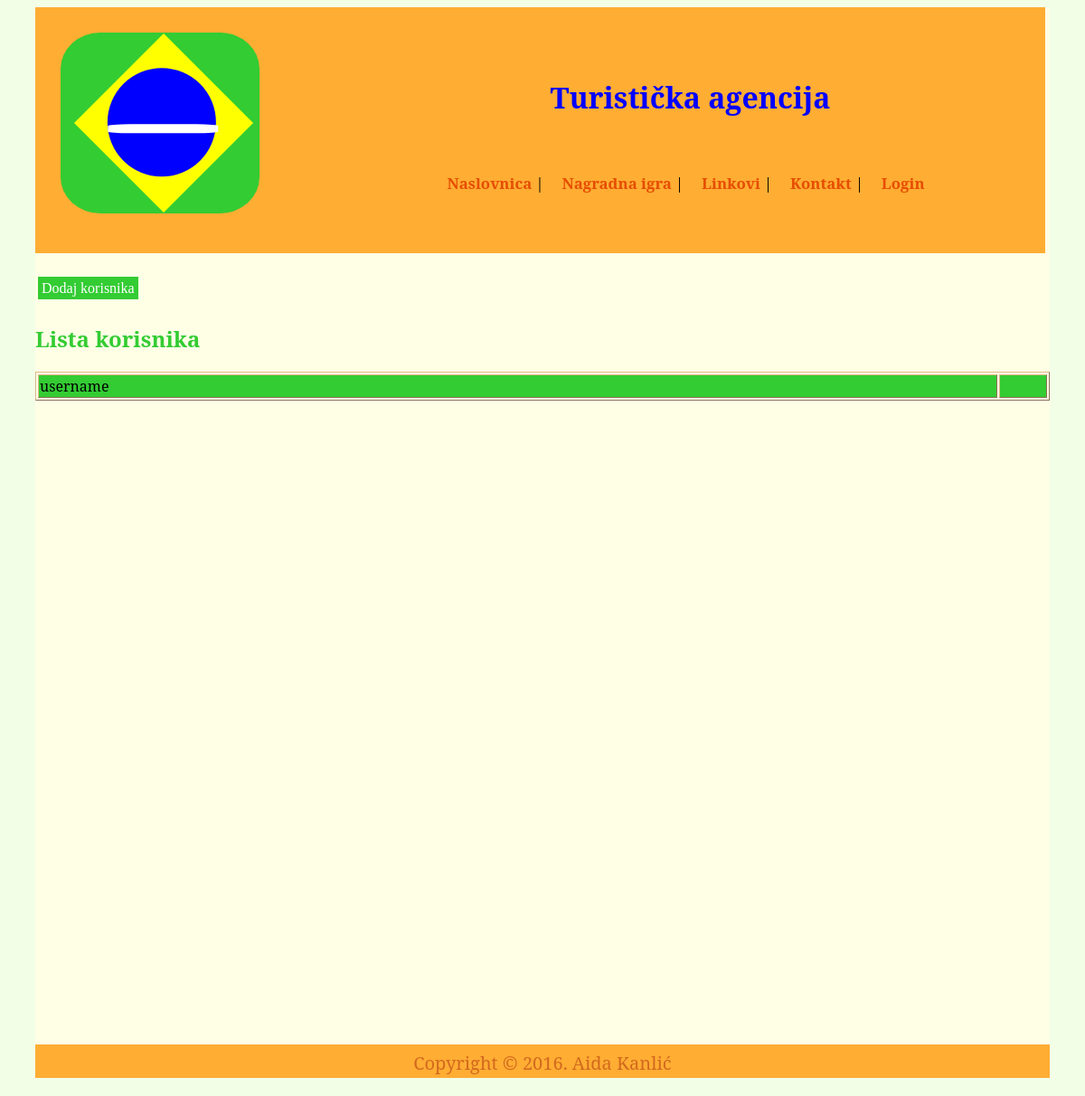
The app's page /admin.php, older data.
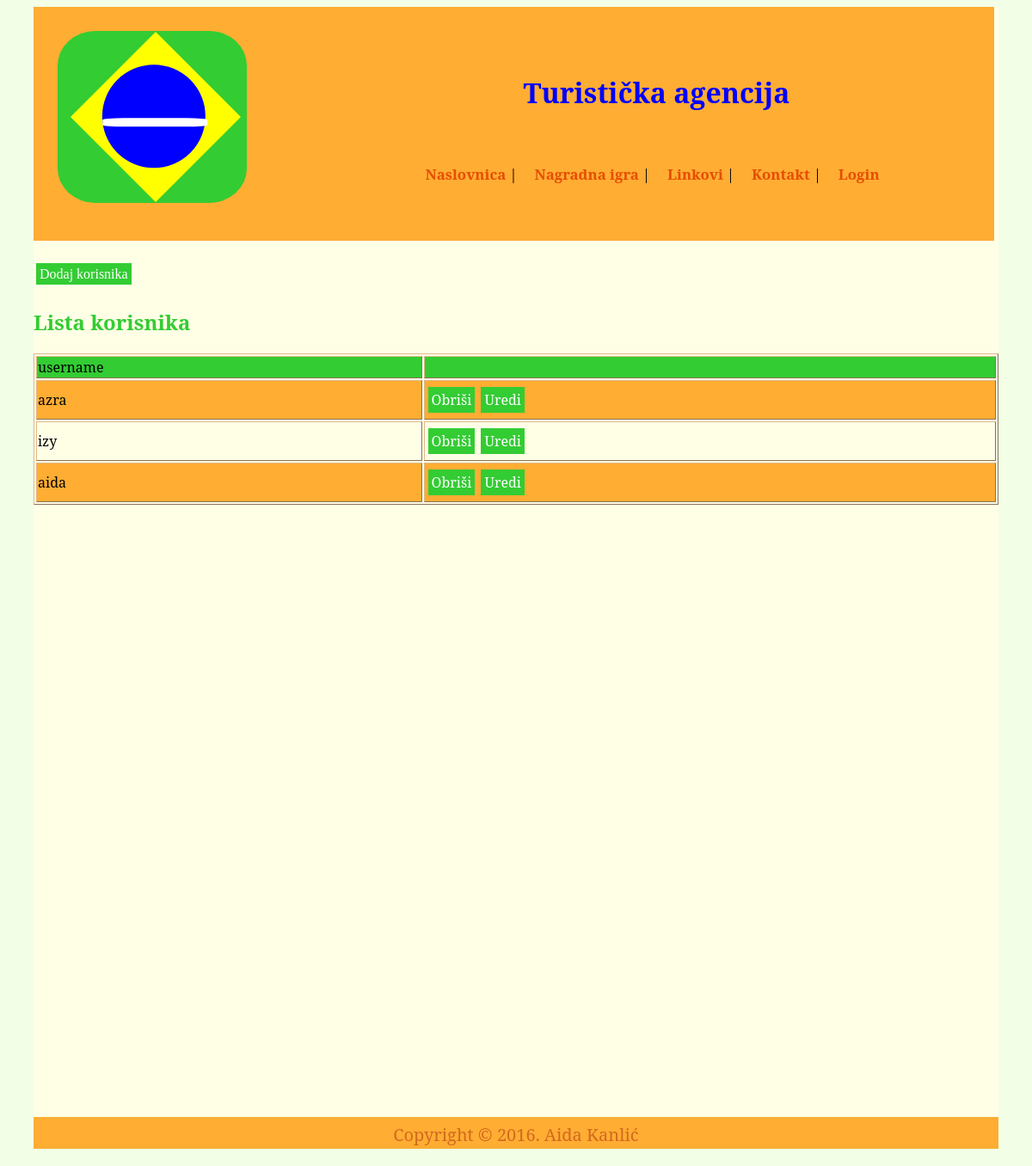
The same page, newer data.
### tables this page shows
CREATE TABLE IF NOT EXISTS `korisnici` (
  `id` int(11) NOT NULL AUTO_INCREMENT,
  `username` varchar(45) NOT NULL,
  `password` char(32) NOT NULL,
  PRIMARY KEY (`id`)
);

### admin.php (the view, shortened to what this page needs)
<?php
	$postoji = isset($_SESSION['valid']) ? true : false;
	$admin = isset($_SESSION['admin']) ? true : false;
	$dodaj = isset($_GET['dodaj']) ? true : false;
	$dsn = 'mysql:dbname=wtbaza;host=127.0.0.1';
    $user = 'root';
    $password = '';
    try{
        $konekcija = new PDO($dsn, $user, $password);
     } catch (PDOException $e) {
          echo 'Konekcija nije uspjela: ' . $e->getMessage();
        }
    $konekcija->exec("set names utf8");
?>
<!DOCTYPE html>
<html>
<head>
  <link rel="stylesheet" type="text/css" href="Stil.css">
</head>
<body>
<div id="okvir">
	<div id="zaglavlje">
		<div class="wrap">
  			<div class="logoWrap"></div>
		</div>
		<h1>Turistička agencija</h1>
		<div id="meni">
			<ul>
				<li><a href="index.php">Naslovnica</a> |</li>
				<li><a href="Nagradna.php">Nagradna igra</a> |</li>
				<li><a href="Linkovi.php">Linkovi</a> |</li>
				<li><a href="Kontakt.php">Kontakt</a> |</li>
				<?php if($postoji){
				echo "<li><a href='Login.php'>Uredi profil</a> |</li>" .
					 "<li><a href='index.php?autor=".$_SESSION['id'] ."'>Moje novosti <div id='notifikacija'></div></a> |</li>".
					 "<li><a href='unesiNovost.php'>Unesi novost</a> |</li>";
				if($admin)
					echo "<li><a href='admin.php'>Admin</a> |</li>";
				echo "<li><a href='index.php' onclick='odjaviSe()'>Odjavi se</a> </li>";
				}
				else echo "<li><a href='Login.php'>Login</a> </li>";
				?>
			</ul>
		</div>
	</div>
	<div id="tabelaDio">
		<?php
			if(!$dodaj)
				echo "<div class='adminButton'><a href='admin.php?dodaj=true'>Dodaj korisnika</a></div>";
	      	?>
		<h2>Lista korisnika</h2>
		<table>
			<tr id="prviRed">
				<td>username</td>
				<td></td>
			</tr>
			<?php
	    	$query = $konekcija->query("select id, username, password from korisnici");
			foreach ($query as $korisnik) {
				if($korisnik['username']!='admin')
				echo "<tr>
				<td>".$korisnik['username']."</td>
				<td><div class='adminButton'><a href='admin.php?obrisi=true&korisnik_id=".$korisnik['id']."'>Obriši</a>
				<a href='admin.php?uredi=true&korisnik_id=".$korisnik['id']."'>Uredi</a></div></td>
				</tr>";
			}
			?>
		</table>
	</div>
	<p id = "copyright">Copyright &copy; 2016. Aida Kanlić</p>
</div>
</body>
</html>

### Stil.css (style rules this page uses)
.wrap { height: 200px; width: 220px; background:#33cc33; position: relative; overflow:hidden; border-radius:20%; margin-left: 2%; margin-top: 2%; }
.logoWrap { height: 140px; position: absolute; top: 15%; left: 20%; width: 140px; transform: rotate(45deg); background: yellow; transition:all 0.8s; margin-left:auto; margin-right:auto; }
.logoWrap:before { content: ""; position: absolute; height: 120px; width: 120px; background: blue; top: 8%; bottom: 3%; left: 6%; border-radius: 50%; transition: all 0.8s; }
.logoWrap:after { content: ""; position: absolute; height: 10px; width: 122px; background: white; top: 50%; left: 9%; transform: rotate(-45deg); transition: all 0.8s; border-radius: 20% }
html { background-color: #f2ffe6; }
#okvir { background-color:#ffffe6; width: 1122px; margin-left:auto; margin-right:auto; }
h1 { margin-left: 51%; margin-top: -150px; font-family: 'Noto Serif', serif; color: blue; text-decoration: blink; font-weight: bold; }
p { font-family: 'Noto Serif', serif; }
#zaglavlje { background-color:#ffad33; padding:6px; margin:0px; height: 260px; margin-right: 5px; }
#meni li { display:inline; padding:18px; font-family: 'Noto Serif', serif; }
#meni { padding: 80px; background-color:#ffad33; margin-left: 30%; height: 0px; margin-top: -5%; }
#meni a { color: #e64d00; font-family: 'Noto Serif', serif; text-decoration: none; font-weight: bold; font-size: 105%; }
ul li { margin-bottom: 20px; margin-left: -20px; font-family: 'Noto Serif', serif; }
#tabelaDio { margin-bottom: 712px; }
h2 { color: #33cc33; font-family: 'Noto Serif', serif; }
table,td { border: 1px outset #DEB887; }
#prviRed { background-color:#33cc33; }
table { width: 1122px; margin-left:auto; margin-right:auto; font-family: 'Noto Serif', serif; }
table tr:nth-child(even) { background-color: #ffad33; }
table tr:nth-child(odd) { background-color:#ffffe6; }
#copyright { background-color: #ffad33; color: #D2691E; text-align: center; font-size: 20px; clear: both; height: 30px; padding-top: 7px; margin-left: -10px; margin-right: -10px; width: 1122px; margin-left:auto; margin-right:auto; font-family: 'Noto Serif', serif; float: bottom; }
.adminButton { padding: 10px 0px; }
.adminButton a { background: #33cc33; color: #fff; display: inline; margin: 0 auto; padding: 4px; border: none; margin-left: 3px; text-decoration: none; }

Row changes from the older to the newer data that the page shows:
added korisnici: username "azra"
added korisnici: username "izy"
added korisnici: username "aida"
